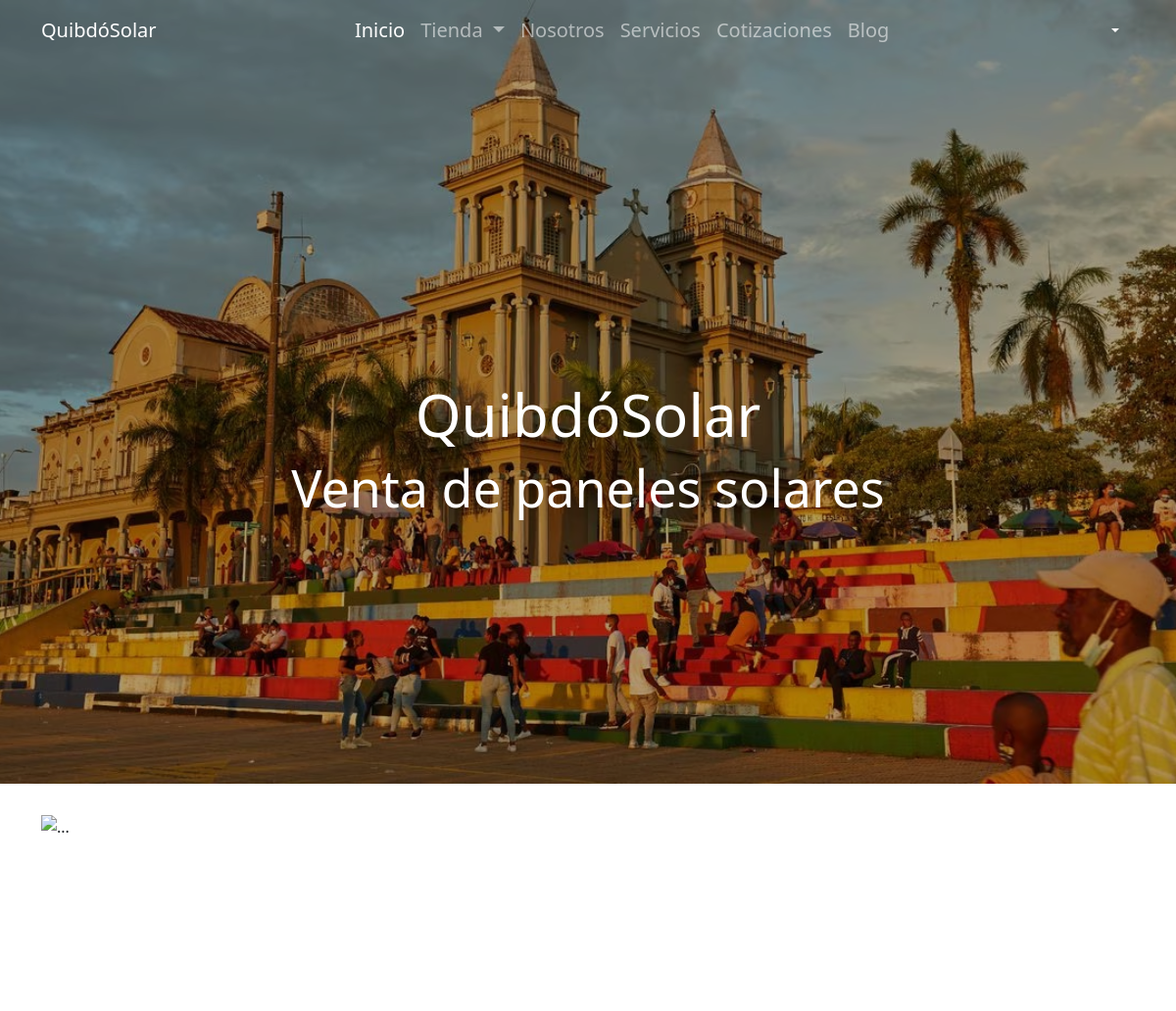
The app's page /categoriaPagina.php, older data.
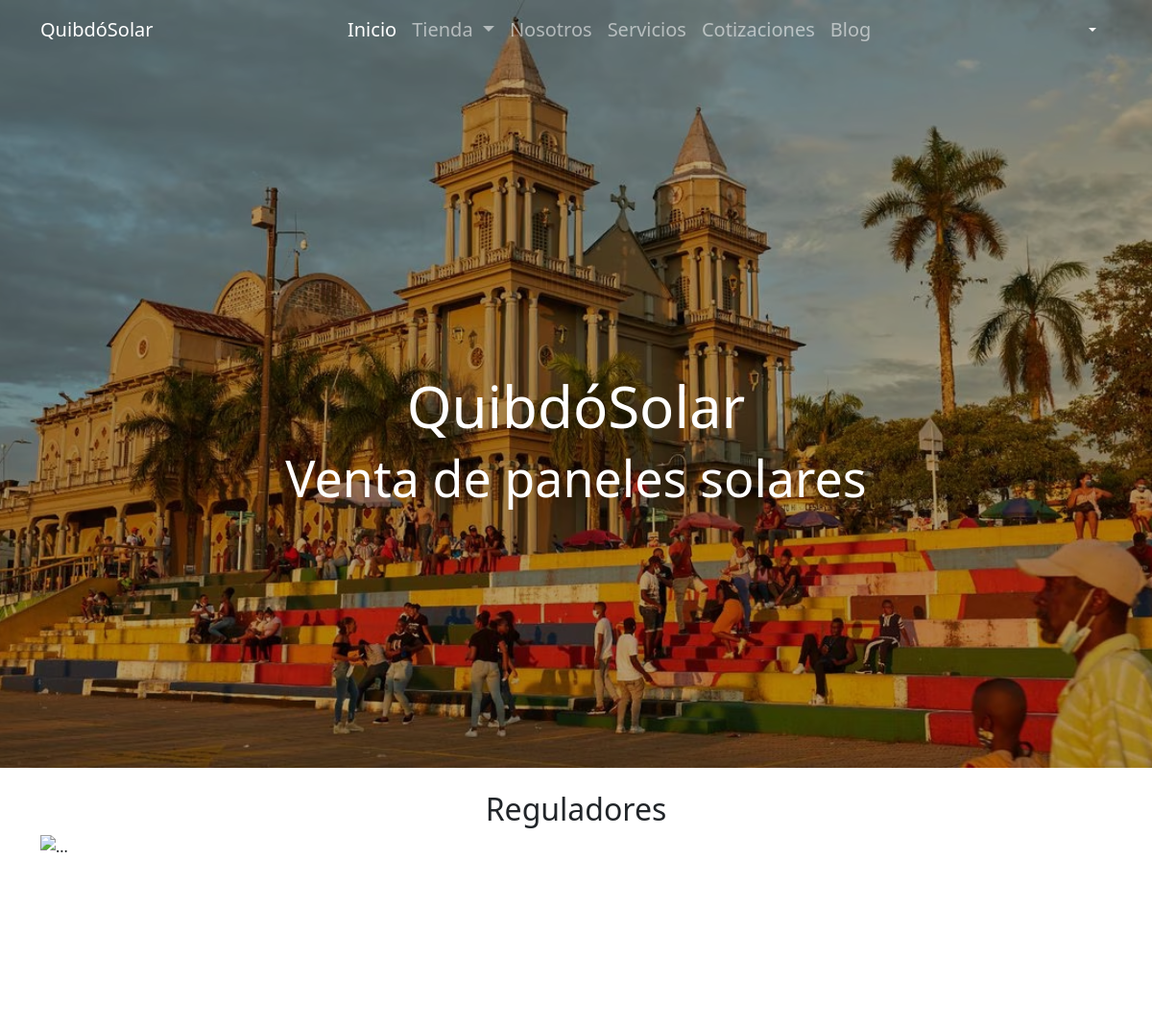
The same page, newer data.
### tables this page shows
CREATE TABLE categoria(
    id_categoria INT(11) PRIMARY KEY AUTO_INCREMENT,
    categoria VARCHAR(50) NOT NULL UNIQUE,
    estado_categoria BOOLEAN NOT NULL
);

### componentes/headerinicio.php (the view, shortened to what this page needs)
<?php
    require './database/conexion.php';
    $consulta=$DB_con->prepare('SELECT * FROM categoria');
    $consulta->execute();
    $categorias=$consulta->fetchAll(PDO::FETCH_ASSOC);
?>
<header class="vh-100 over-flow-hidden">
<nav class="navbar navbar-expand-lg navbar-dark bg-transparent">
  <div class="container">
    <a class="navbar-brand" href="#">QuibdóSolar</a>
    <div class="sidebar offcanvas offcanvas-start" tabindex="-1" id="offcanvasNavbar" aria-labelledby="offcanvasNavbarLabel">
      <div class="offcanvas-body">
        <ul class="navbar-nav justify-content-center align-items-center fs-5 flex-grow-1 pe-3">
          <li class="nav-item">
            <a class="nav-link active" aria-current="page" href="./inicio.php">Inicio</a>
          </li>
          <li class="nav-item dropdown">
            <a class="nav-link dropdown-toggle" href="#"  role="button" data-bs-toggle="dropdown"
                            aria-expanded="false">
                            Tienda
              </a>
          </li>
          <li class="nav-item">
            <a class="nav-link" href="./nosotrosinicio.php">Nosotros</a>
          </li>
          <li class="nav-item">
            <a class="nav-link" href="#">Servicios</a>
          </li>
          <li class="nav-item">
            <a class="nav-link" href="#">Cotizaciones</a>
          </li>
          <li class="nav-item">
            <a class="nav-link" href="#">Blog</a>
          </li>
        </ul>
        <ul class="navbar-nav ms-auto d-flex flex-column flex-lg-row justify-content-center align-items-center gap-3">
                    <li class="dropdown">
                        <a class="nav-link dropdown-toggle text-white text-decoration-none px-3 py-1 rounded-4" href="#" role="button" data-bs-toggle="dropdown"
                            aria-expanded="false">
                        </a>
                    </li>
                </ul>
    </div>
  </div>
</nav>
<main>
        <section class="w-100 vh-100 d-flex flex-column justify-content-center align-items-center text-white fs-1">
                <h1 style="font-size: 1.5em">QuibdóSolar</h1>
                <h2 style="font-size: 1.3em">Venta de paneles solares </h2>
        </section>
    </main>
</header>

### categoriaPagina.php (shortened to what this page needs)
<?php
require_once './database/conexion.php';
?>
<!DOCTYPE html>
<html lang="en">
<head>
    <link href="https://cdn.jsdelivr.net/npm/bootstrap@5.3.0-alpha1/dist/css/bootstrap.min.css" rel="stylesheet"
>
    <link rel="stylesheet" href="./css/style.css">
    <link rel="stylesheet" href="./css/footer-header.css">
</head>
<body>
    <header>
        <?php include("./componentes/headerinicio.php"); ?>
    </header>
    <div class="container">
        <br>
        <div class="texto">
            <h2 style="text-align: center;"><?php echo $categoria['categoria'] ?></h2>
        </div>
        <div class="row ">
            <div id="carouselExampleAutoplaying" class="carousel slide" data-bs-ride="carousel">
                <div class="carousel-inner">
                    <div class="carousel-item active">
                        <img src="https://www.muycomputerpro.com/wp-content/uploads/2022/09/computacion-en-paralela.jpg"
                            height="200px" class="d-block w-100" alt="...">
                    </div>
                </div>
                <button class="carousel-control-prev" type="button" data-bs-target="#carouselExampleAutoplaying"
                    data-bs-slide="prev">
                    <span class="carousel-control-prev-icon" aria-hidden="true"></span>
                </button>
                <button class="carousel-control-next" type="button" data-bs-target="#carouselExampleAutoplaying"
                    data-bs-slide="next">
                    <span class="carousel-control-next-icon" aria-hidden="true"></span>
                </button>
            </div>
        </div>
    </div>
</body>
</html>

Row changes from the older to the newer data that the page shows:
added categoria: categoria "Reguladores"
